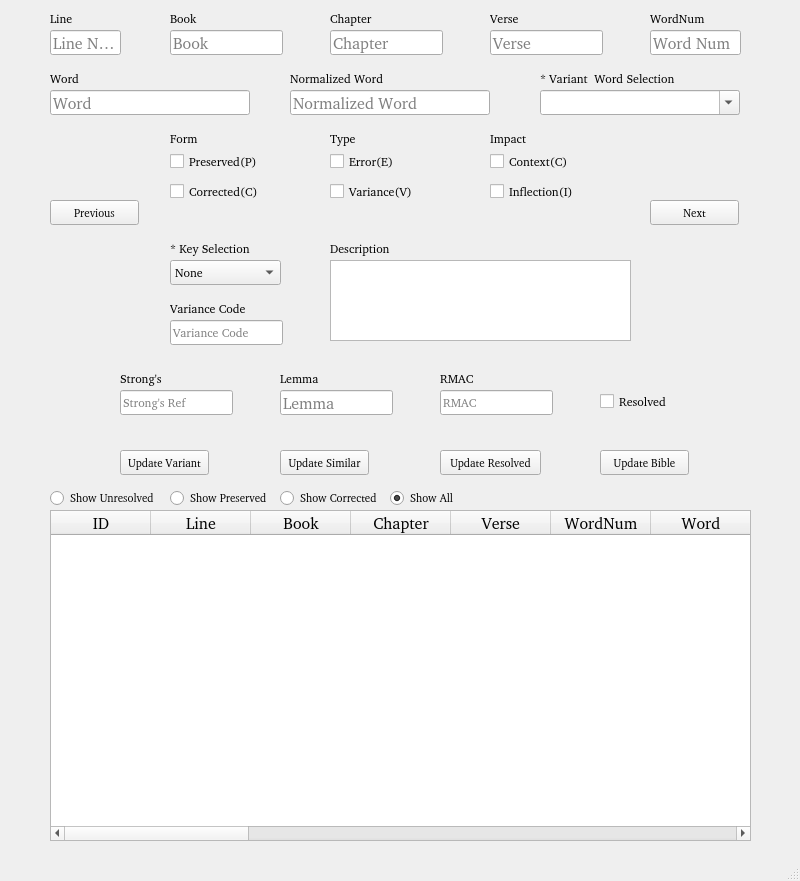
<?xml version="1.0" encoding="UTF-8"?>
<ui version="4.0">
 <class>MainWindow</class>
 <widget class="QMainWindow" name="MainWindow">
  <property name="geometry">
   <rect>
    <x>0</x>
    <y>0</y>
    <width>800</width>
    <height>881</height>
   </rect>
  </property>
  <property name="font">
   <font>
    <family>FROMVS [MAXR]</family>
   </font>
  </property>
  <property name="windowTitle">
   <string>βϊϐλίον Resolver</string>
  </property>
  <property name="windowIcon">
   <iconset resource="../UI_Icons.qrc">
    <normaloff>:/Icons/Icons/BiblionResolver.png</normaloff>:/Icons/Icons/BiblionResolver.png</iconset>
  </property>
  <widget class="QWidget" name="centralwidget">
   <widget class="QCheckBox" name="PreservedCkBox">
    <property name="geometry">
     <rect>
      <x>170</x>
      <y>150</y>
      <width>111</width>
      <height>23</height>
     </rect>
    </property>
    <property name="text">
     <string>Preserved(P)</string>
    </property>
   </widget>
   <widget class="QCheckBox" name="CorrectedCkBox">
    <property name="geometry">
     <rect>
      <x>170</x>
      <y>180</y>
      <width>111</width>
      <height>23</height>
     </rect>
    </property>
    <property name="text">
     <string>Corrected(C)</string>
    </property>
   </widget>
   <widget class="QLabel" name="FormLabel">
    <property name="geometry">
     <rect>
      <x>170</x>
      <y>130</y>
      <width>67</width>
      <height>17</height>
     </rect>
    </property>
    <property name="text">
     <string>Form</string>
    </property>
   </widget>
   <widget class="QLabel" name="TypeLabel">
    <property name="geometry">
     <rect>
      <x>330</x>
      <y>130</y>
      <width>67</width>
      <height>17</height>
     </rect>
    </property>
    <property name="text">
     <string>Type</string>
    </property>
   </widget>
   <widget class="QCheckBox" name="ErrorCkBox">
    <property name="geometry">
     <rect>
      <x>330</x>
      <y>150</y>
      <width>92</width>
      <height>23</height>
     </rect>
    </property>
    <property name="text">
     <string>Error(E)</string>
    </property>
   </widget>
   <widget class="QCheckBox" name="VarianceCkBox">
    <property name="geometry">
     <rect>
      <x>330</x>
      <y>180</y>
      <width>101</width>
      <height>23</height>
     </rect>
    </property>
    <property name="text">
     <string>Variance(V)</string>
    </property>
   </widget>
   <widget class="QLabel" name="ImpactLabel">
    <property name="geometry">
     <rect>
      <x>490</x>
      <y>130</y>
      <width>67</width>
      <height>17</height>
     </rect>
    </property>
    <property name="text">
     <string>Impact</string>
    </property>
   </widget>
   <widget class="QCheckBox" name="ContextCkBox">
    <property name="geometry">
     <rect>
      <x>490</x>
      <y>150</y>
      <width>92</width>
      <height>23</height>
     </rect>
    </property>
    <property name="text">
     <string>Context(C)</string>
    </property>
   </widget>
   <widget class="QCheckBox" name="InflectionCkBox">
    <property name="geometry">
     <rect>
      <x>490</x>
      <y>180</y>
      <width>101</width>
      <height>23</height>
     </rect>
    </property>
    <property name="text">
     <string>Inflection(I)</string>
    </property>
   </widget>
   <widget class="QLabel" name="ErrorCodeLabel">
    <property name="geometry">
     <rect>
      <x>170</x>
      <y>240</y>
      <width>111</width>
      <height>17</height>
     </rect>
    </property>
    <property name="text">
     <string>* Key Selection</string>
    </property>
   </widget>
   <widget class="QComboBox" name="ErrorCodeCombo">
    <property name="geometry">
     <rect>
      <x>170</x>
      <y>260</y>
      <width>111</width>
      <height>25</height>
     </rect>
    </property>
    <item>
     <property name="text">
      <string>None</string>
     </property>
    </item>
    <item>
     <property name="text">
      <string>Addition-A</string>
     </property>
    </item>
    <item>
     <property name="text">
      <string>Diacritic-D</string>
     </property>
    </item>
    <item>
     <property name="text">
      <string>RMAC-M</string>
     </property>
    </item>
    <item>
     <property name="text">
      <string>Omission-O</string>
     </property>
    </item>
    <item>
     <property name="text">
      <string>Punctuation-P</string>
     </property>
    </item>
    <item>
     <property name="text">
      <string>Strong's-S</string>
     </property>
    </item>
    <item>
     <property name="text">
      <string>Spelling-X</string>
     </property>
    </item>
    <item>
     <property name="text">
      <string>Spacing-Y</string>
     </property>
    </item>
    <item>
     <property name="text">
      <string>Printing-Z</string>
     </property>
    </item>
    <item>
     <property name="text">
      <string>Translation-T</string>
     </property>
    </item>
   </widget>
   <widget class="QTextEdit" name="DescriptionTextEdit">
    <property name="geometry">
     <rect>
      <x>330</x>
      <y>260</y>
      <width>301</width>
      <height>81</height>
     </rect>
    </property>
    <property name="font">
     <font>
      <family>FROMVS</family>
      <pointsize>12</pointsize>
     </font>
    </property>
    <property name="placeholderText">
     <string/>
    </property>
   </widget>
   <widget class="QLabel" name="StrongsLabel">
    <property name="geometry">
     <rect>
      <x>120</x>
      <y>370</y>
      <width>67</width>
      <height>17</height>
     </rect>
    </property>
    <property name="text">
     <string>Strong's</string>
    </property>
   </widget>
   <widget class="QLabel" name="LemmaLabel">
    <property name="geometry">
     <rect>
      <x>280</x>
      <y>370</y>
      <width>67</width>
      <height>17</height>
     </rect>
    </property>
    <property name="text">
     <string>Lemma</string>
    </property>
   </widget>
   <widget class="QLabel" name="RMACLabel">
    <property name="geometry">
     <rect>
      <x>440</x>
      <y>370</y>
      <width>67</width>
      <height>17</height>
     </rect>
    </property>
    <property name="text">
     <string>RMAC</string>
    </property>
   </widget>
   <widget class="QLabel" name="VarianceCodeLabel">
    <property name="geometry">
     <rect>
      <x>170</x>
      <y>300</y>
      <width>101</width>
      <height>17</height>
     </rect>
    </property>
    <property name="text">
     <string>Variance Code</string>
    </property>
   </widget>
   <widget class="QLabel" name="DescriptionLabel">
    <property name="geometry">
     <rect>
      <x>330</x>
      <y>240</y>
      <width>81</width>
      <height>17</height>
     </rect>
    </property>
    <property name="text">
     <string>Description</string>
    </property>
   </widget>
   <widget class="QLineEdit" name="VarianceCodeLE">
    <property name="geometry">
     <rect>
      <x>170</x>
      <y>320</y>
      <width>113</width>
      <height>25</height>
     </rect>
    </property>
    <property name="readOnly">
     <bool>true</bool>
    </property>
    <property name="placeholderText">
     <string>Variance Code</string>
    </property>
   </widget>
   <widget class="QLabel" name="VarWordSelLabel">
    <property name="geometry">
     <rect>
      <x>540</x>
      <y>70</y>
      <width>181</width>
      <height>17</height>
     </rect>
    </property>
    <property name="text">
     <string>* Variant  Word Selection</string>
    </property>
   </widget>
   <widget class="QComboBox" name="VarWordSelCombo">
    <property name="geometry">
     <rect>
      <x>540</x>
      <y>90</y>
      <width>200</width>
      <height>25</height>
     </rect>
    </property>
    <property name="font">
     <font>
      <family>FROMVS</family>
      <pointsize>12</pointsize>
     </font>
    </property>
    <property name="editable">
     <bool>true</bool>
    </property>
    <property name="currentText">
     <string/>
    </property>
    <property name="insertPolicy">
     <enum>QComboBox::InsertAtBottom</enum>
    </property>
    <property name="modelColumn">
     <number>0</number>
    </property>
   </widget>
   <widget class="QLineEdit" name="StrongsLE">
    <property name="geometry">
     <rect>
      <x>120</x>
      <y>390</y>
      <width>113</width>
      <height>25</height>
     </rect>
    </property>
    <property name="text">
     <string/>
    </property>
    <property name="readOnly">
     <bool>false</bool>
    </property>
    <property name="placeholderText">
     <string>Strong's Ref</string>
    </property>
   </widget>
   <widget class="QLineEdit" name="LemmaLE">
    <property name="geometry">
     <rect>
      <x>280</x>
      <y>390</y>
      <width>113</width>
      <height>25</height>
     </rect>
    </property>
    <property name="font">
     <font>
      <family>FROMVS</family>
      <pointsize>12</pointsize>
     </font>
    </property>
    <property name="readOnly">
     <bool>false</bool>
    </property>
    <property name="placeholderText">
     <string>Lemma</string>
    </property>
   </widget>
   <widget class="QLineEdit" name="RMACLE">
    <property name="geometry">
     <rect>
      <x>440</x>
      <y>390</y>
      <width>113</width>
      <height>25</height>
     </rect>
    </property>
    <property name="readOnly">
     <bool>false</bool>
    </property>
    <property name="placeholderText">
     <string>RMAC</string>
    </property>
   </widget>
   <widget class="QLineEdit" name="WordLE">
    <property name="geometry">
     <rect>
      <x>50</x>
      <y>90</y>
      <width>200</width>
      <height>25</height>
     </rect>
    </property>
    <property name="font">
     <font>
      <family>FROMVS [MAXR]</family>
      <pointsize>12</pointsize>
     </font>
    </property>
    <property name="readOnly">
     <bool>false</bool>
    </property>
    <property name="placeholderText">
     <string>Word</string>
    </property>
   </widget>
   <widget class="QLineEdit" name="NoDiaWordLE">
    <property name="geometry">
     <rect>
      <x>290</x>
      <y>90</y>
      <width>200</width>
      <height>25</height>
     </rect>
    </property>
    <property name="font">
     <font>
      <family>FROMVS [MAXR]</family>
      <pointsize>12</pointsize>
     </font>
    </property>
    <property name="readOnly">
     <bool>true</bool>
    </property>
    <property name="placeholderText">
     <string>Normalized Word</string>
    </property>
   </widget>
   <widget class="QLabel" name="WordLabel">
    <property name="geometry">
     <rect>
      <x>50</x>
      <y>70</y>
      <width>67</width>
      <height>17</height>
     </rect>
    </property>
    <property name="text">
     <string>Word</string>
    </property>
   </widget>
   <widget class="QLabel" name="NoDiaWordLabel">
    <property name="geometry">
     <rect>
      <x>290</x>
      <y>70</y>
      <width>121</width>
      <height>17</height>
     </rect>
    </property>
    <property name="text">
     <string>Normalized Word</string>
    </property>
   </widget>
   <widget class="QPushButton" name="UpdateButton">
    <property name="geometry">
     <rect>
      <x>120</x>
      <y>450</y>
      <width>89</width>
      <height>25</height>
     </rect>
    </property>
    <property name="font">
     <font>
      <family>FROMVS</family>
      <pointsize>8</pointsize>
     </font>
    </property>
    <property name="text">
     <string>Update Variant</string>
    </property>
    <property name="icon">
     <iconset resource="../UI_Icons.qrc">
      <normaloff>:/Icons/Icons/up_alt.png</normaloff>:/Icons/Icons/up_alt.png</iconset>
    </property>
   </widget>
   <widget class="QPushButton" name="UpdateBibleButton">
    <property name="geometry">
     <rect>
      <x>600</x>
      <y>450</y>
      <width>89</width>
      <height>25</height>
     </rect>
    </property>
    <property name="font">
     <font>
      <family>FROMVS</family>
      <pointsize>8</pointsize>
     </font>
    </property>
    <property name="text">
     <string>Update Bible</string>
    </property>
    <property name="icon">
     <iconset resource="../UI_Icons.qrc">
      <normaloff>:/Icons/Icons/drive-upload.png</normaloff>:/Icons/Icons/drive-upload.png</iconset>
    </property>
   </widget>
   <widget class="QLabel" name="BookLabel">
    <property name="geometry">
     <rect>
      <x>170</x>
      <y>10</y>
      <width>67</width>
      <height>17</height>
     </rect>
    </property>
    <property name="text">
     <string>Book</string>
    </property>
   </widget>
   <widget class="QLabel" name="ChapterLabel">
    <property name="geometry">
     <rect>
      <x>330</x>
      <y>10</y>
      <width>67</width>
      <height>17</height>
     </rect>
    </property>
    <property name="text">
     <string>Chapter</string>
    </property>
   </widget>
   <widget class="QLabel" name="VerseLable">
    <property name="geometry">
     <rect>
      <x>490</x>
      <y>10</y>
      <width>67</width>
      <height>17</height>
     </rect>
    </property>
    <property name="text">
     <string>Verse</string>
    </property>
   </widget>
   <widget class="QLineEdit" name="BookLE">
    <property name="geometry">
     <rect>
      <x>170</x>
      <y>30</y>
      <width>113</width>
      <height>25</height>
     </rect>
    </property>
    <property name="font">
     <font>
      <family>FROMVS</family>
      <pointsize>12</pointsize>
     </font>
    </property>
    <property name="readOnly">
     <bool>true</bool>
    </property>
    <property name="placeholderText">
     <string>Book</string>
    </property>
   </widget>
   <widget class="QLineEdit" name="ChapterLE">
    <property name="geometry">
     <rect>
      <x>330</x>
      <y>30</y>
      <width>113</width>
      <height>25</height>
     </rect>
    </property>
    <property name="font">
     <font>
      <family>FROMVS</family>
      <pointsize>12</pointsize>
     </font>
    </property>
    <property name="readOnly">
     <bool>true</bool>
    </property>
    <property name="placeholderText">
     <string>Chapter</string>
    </property>
   </widget>
   <widget class="QLineEdit" name="VerseLE">
    <property name="geometry">
     <rect>
      <x>490</x>
      <y>30</y>
      <width>113</width>
      <height>25</height>
     </rect>
    </property>
    <property name="font">
     <font>
      <family>FROMVS</family>
      <pointsize>12</pointsize>
     </font>
    </property>
    <property name="readOnly">
     <bool>true</bool>
    </property>
    <property name="placeholderText">
     <string>Verse</string>
    </property>
   </widget>
   <widget class="QPushButton" name="PreviousButton">
    <property name="geometry">
     <rect>
      <x>50</x>
      <y>200</y>
      <width>89</width>
      <height>25</height>
     </rect>
    </property>
    <property name="font">
     <font>
      <family>FROMVS [MAXR]</family>
      <pointsize>8</pointsize>
     </font>
    </property>
    <property name="text">
     <string>Previous</string>
    </property>
    <property name="icon">
     <iconset resource="../UI_Icons.qrc">
      <normaloff>:/Icons/Icons/back_text.png</normaloff>:/Icons/Icons/back_text.png</iconset>
    </property>
   </widget>
   <widget class="QPushButton" name="NextButton">
    <property name="geometry">
     <rect>
      <x>650</x>
      <y>200</y>
      <width>89</width>
      <height>25</height>
     </rect>
    </property>
    <property name="font">
     <font>
      <family>FROMVS</family>
      <pointsize>8</pointsize>
     </font>
    </property>
    <property name="text">
     <string>Next</string>
    </property>
    <property name="icon">
     <iconset resource="../UI_Icons.qrc">
      <normaloff>:/Icons/Icons/forward_text.png</normaloff>:/Icons/Icons/forward_text.png</iconset>
    </property>
   </widget>
   <widget class="QTableWidget" name="VarianceTable">
    <property name="geometry">
     <rect>
      <x>50</x>
      <y>510</y>
      <width>701</width>
      <height>331</height>
     </rect>
    </property>
    <property name="font">
     <font>
      <family>FROMVS</family>
      <pointsize>12</pointsize>
     </font>
    </property>
    <property name="selectionMode">
     <enum>QAbstractItemView::SingleSelection</enum>
    </property>
    <property name="selectionBehavior">
     <enum>QAbstractItemView::SelectRows</enum>
    </property>
    <column>
     <property name="text">
      <string>ID</string>
     </property>
    </column>
    <column>
     <property name="text">
      <string>Line</string>
     </property>
    </column>
    <column>
     <property name="text">
      <string>Book</string>
     </property>
    </column>
    <column>
     <property name="text">
      <string>Chapter</string>
     </property>
    </column>
    <column>
     <property name="text">
      <string>Verse</string>
     </property>
    </column>
    <column>
     <property name="text">
      <string>WordNum</string>
     </property>
    </column>
    <column>
     <property name="text">
      <string>Word</string>
     </property>
    </column>
    <column>
     <property name="text">
      <string>NoDiaWord</string>
     </property>
    </column>
    <column>
     <property name="text">
      <string>VarWord</string>
     </property>
    </column>
    <column>
     <property name="text">
      <string>Strong</string>
     </property>
    </column>
    <column>
     <property name="text">
      <string>RMAC</string>
     </property>
    </column>
    <column>
     <property name="text">
      <string>Lemma</string>
     </property>
    </column>
    <column>
     <property name="text">
      <string>ErrorCode</string>
     </property>
    </column>
    <column>
     <property name="text">
      <string>VarCode</string>
     </property>
    </column>
    <column>
     <property name="text">
      <string>Description</string>
     </property>
    </column>
    <column>
     <property name="text">
      <string>Preserved</string>
     </property>
    </column>
    <column>
     <property name="text">
      <string>Corrected</string>
     </property>
    </column>
    <column>
     <property name="text">
      <string>Error</string>
     </property>
    </column>
    <column>
     <property name="text">
      <string>Variance</string>
     </property>
    </column>
    <column>
     <property name="text">
      <string>Context</string>
     </property>
    </column>
    <column>
     <property name="text">
      <string>Inflection</string>
     </property>
    </column>
    <column>
     <property name="text">
      <string>Resolved</string>
     </property>
    </column>
   </widget>
   <widget class="QLineEdit" name="LineLE">
    <property name="geometry">
     <rect>
      <x>50</x>
      <y>30</y>
      <width>71</width>
      <height>25</height>
     </rect>
    </property>
    <property name="font">
     <font>
      <family>FROMVS</family>
      <pointsize>12</pointsize>
     </font>
    </property>
    <property name="readOnly">
     <bool>true</bool>
    </property>
    <property name="placeholderText">
     <string>Line Num</string>
    </property>
   </widget>
   <widget class="QLabel" name="LineLabel">
    <property name="geometry">
     <rect>
      <x>50</x>
      <y>10</y>
      <width>67</width>
      <height>17</height>
     </rect>
    </property>
    <property name="text">
     <string>Line</string>
    </property>
   </widget>
   <widget class="QLineEdit" name="WordNumLE">
    <property name="geometry">
     <rect>
      <x>650</x>
      <y>30</y>
      <width>91</width>
      <height>25</height>
     </rect>
    </property>
    <property name="font">
     <font>
      <family>FROMVS</family>
      <pointsize>12</pointsize>
     </font>
    </property>
    <property name="readOnly">
     <bool>true</bool>
    </property>
    <property name="placeholderText">
     <string>Word Num</string>
    </property>
   </widget>
   <widget class="QLabel" name="WordNumLabel">
    <property name="geometry">
     <rect>
      <x>650</x>
      <y>10</y>
      <width>71</width>
      <height>17</height>
     </rect>
    </property>
    <property name="text">
     <string>WordNum</string>
    </property>
   </widget>
   <widget class="QPushButton" name="UpdateSimButton">
    <property name="geometry">
     <rect>
      <x>280</x>
      <y>450</y>
      <width>89</width>
      <height>25</height>
     </rect>
    </property>
    <property name="font">
     <font>
      <family>FROMVS</family>
      <pointsize>8</pointsize>
     </font>
    </property>
    <property name="text">
     <string>Update Similar</string>
    </property>
    <property name="icon">
     <iconset resource="../UI_Icons.qrc">
      <normaloff>:/Icons/Icons/up_alt.png</normaloff>:/Icons/Icons/up_alt.png</iconset>
    </property>
   </widget>
   <widget class="QCheckBox" name="ResolvedCkBox">
    <property name="geometry">
     <rect>
      <x>600</x>
      <y>390</y>
      <width>92</width>
      <height>23</height>
     </rect>
    </property>
    <property name="text">
     <string>Resolved</string>
    </property>
   </widget>
   <widget class="QPushButton" name="ResolveButton">
    <property name="geometry">
     <rect>
      <x>440</x>
      <y>450</y>
      <width>101</width>
      <height>25</height>
     </rect>
    </property>
    <property name="font">
     <font>
      <family>FROMVS</family>
      <pointsize>8</pointsize>
     </font>
    </property>
    <property name="text">
     <string>Update Resolved</string>
    </property>
    <property name="icon">
     <iconset resource="../UI_Icons.qrc">
      <normaloff>:/Icons/Icons/drive-upload.png</normaloff>:/Icons/Icons/drive-upload.png</iconset>
    </property>
   </widget>
   <widget class="QRadioButton" name="allRadButton">
    <property name="geometry">
     <rect>
      <x>390</x>
      <y>490</y>
      <width>71</width>
      <height>16</height>
     </rect>
    </property>
    <property name="sizePolicy">
     <sizepolicy hsizetype="Minimum" vsizetype="Fixed">
      <horstretch>0</horstretch>
      <verstretch>0</verstretch>
     </sizepolicy>
    </property>
    <property name="font">
     <font>
      <pointsize>8</pointsize>
     </font>
    </property>
    <property name="text">
     <string>Show All</string>
    </property>
    <property name="checked">
     <bool>true</bool>
    </property>
   </widget>
   <widget class="QRadioButton" name="presRadButton">
    <property name="geometry">
     <rect>
      <x>170</x>
      <y>490</y>
      <width>111</width>
      <height>16</height>
     </rect>
    </property>
    <property name="sizePolicy">
     <sizepolicy hsizetype="Minimum" vsizetype="Fixed">
      <horstretch>0</horstretch>
      <verstretch>0</verstretch>
     </sizepolicy>
    </property>
    <property name="font">
     <font>
      <pointsize>8</pointsize>
     </font>
    </property>
    <property name="text">
     <string>Show Preserved</string>
    </property>
   </widget>
   <widget class="QRadioButton" name="unresRadButton">
    <property name="geometry">
     <rect>
      <x>50</x>
      <y>490</y>
      <width>111</width>
      <height>16</height>
     </rect>
    </property>
    <property name="sizePolicy">
     <sizepolicy hsizetype="Minimum" vsizetype="Fixed">
      <horstretch>0</horstretch>
      <verstretch>0</verstretch>
     </sizepolicy>
    </property>
    <property name="font">
     <font>
      <pointsize>8</pointsize>
     </font>
    </property>
    <property name="text">
     <string>Show Unresolved</string>
    </property>
    <property name="checked">
     <bool>false</bool>
    </property>
   </widget>
   <widget class="QRadioButton" name="corrRadButton">
    <property name="geometry">
     <rect>
      <x>280</x>
      <y>490</y>
      <width>111</width>
      <height>16</height>
     </rect>
    </property>
    <property name="sizePolicy">
     <sizepolicy hsizetype="Minimum" vsizetype="Fixed">
      <horstretch>0</horstretch>
      <verstretch>0</verstretch>
     </sizepolicy>
    </property>
    <property name="font">
     <font>
      <pointsize>8</pointsize>
     </font>
    </property>
    <property name="text">
     <string>Show Corrected</string>
    </property>
    <property name="checked">
     <bool>false</bool>
    </property>
   </widget>
  </widget>
  <widget class="QMenuBar" name="menubar">
   <property name="geometry">
    <rect>
     <x>0</x>
     <y>0</y>
     <width>800</width>
     <height>20</height>
    </rect>
   </property>
  </widget>
  <widget class="QStatusBar" name="statusbar"/>
 </widget>
 <resources>
  <include location="../UI_Icons.qrc"/>
 </resources>
 <connections/>
</ui>
